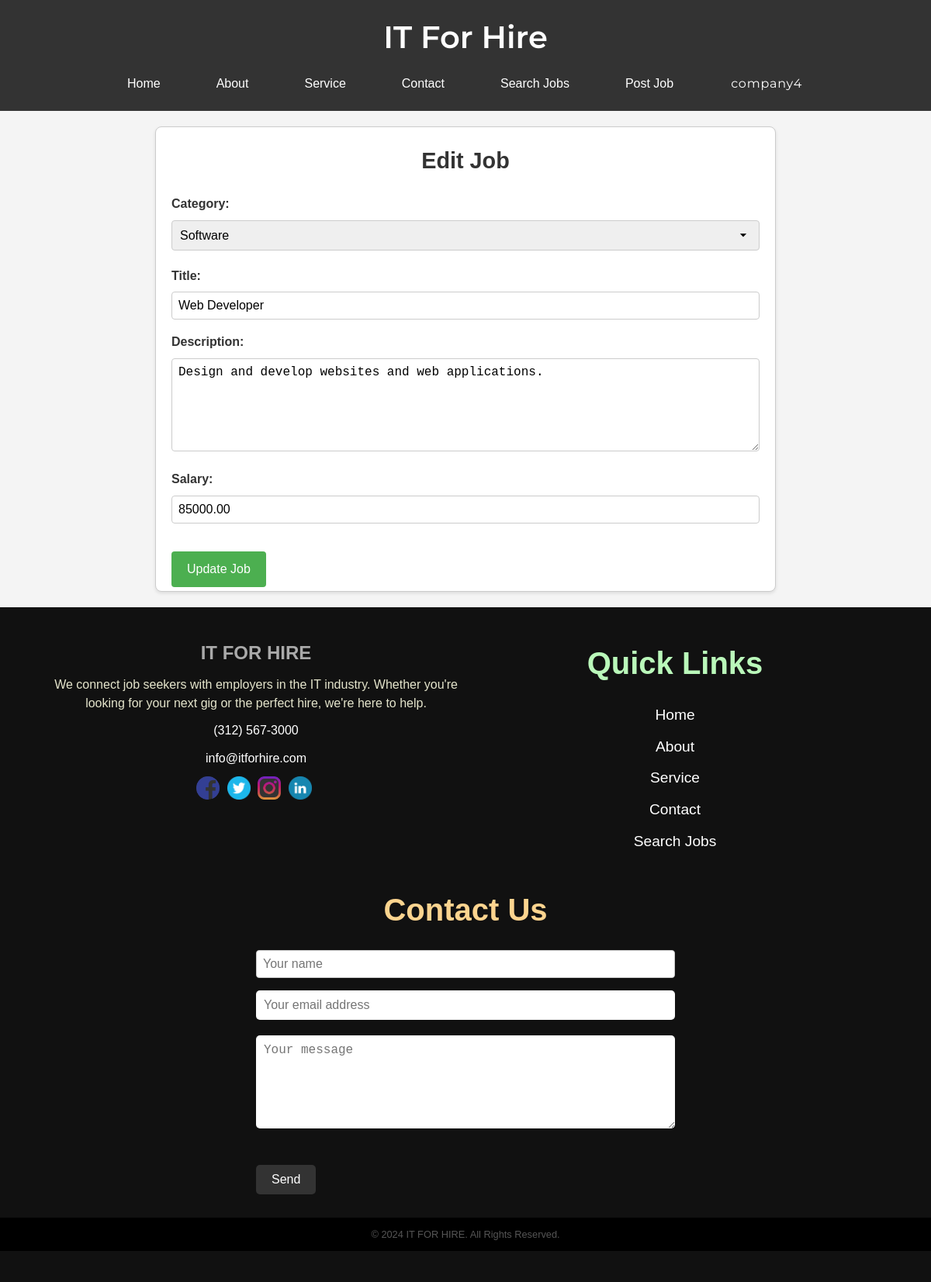
Screenshot of /edit_job.php?job_id=4 (signed in) with the database file from the repository.
### tables this page shows
CREATE TABLE jobs (
    job_id INT AUTO_INCREMENT PRIMARY KEY,
    company_id INT NOT NULL,
    category_id INT NOT NULL,
    title VARCHAR(255) NOT NULL,
    description TEXT,
    salary DECIMAL(10, 2),
    FOREIGN KEY (company_id) REFERENCES companies(company_id),
    FOREIGN KEY (category_id) REFERENCES categories(category_id)
);

### edit_job.php (the view, shortened to what this page needs)
<?php
include('db.php');
if (isset($_GET['job_id'])) {
    $job_id = $_GET['job_id'];
    $query = $conn->prepare("SELECT * FROM jobs WHERE job_id = ?");
    $query->bind_param("i", $job_id);
    $query->execute();
    $result = $query->get_result();
    if ($result->num_rows == 1) {
        $row = $result->fetch_assoc();
    } else {
        header("Location: posted_job.php");
        exit();
    }
} else {
    header("Location: posted_job.php");
    exit();
}
?>
<!DOCTYPE html>
<html lang="en">
<head>
</head>
<body>
    <?php include('header.php'); ?>
    <div class="container">
        <h2>Edit Job</h2>
        <form action="<?php echo htmlspecialchars($_SERVER["PHP_SELF"]) . '?job_id=' . $job_id; ?>" method="post">
            <label for="category_id">Category:</label>
            <select id="category_id" name="category_id">
                <?php
                include('db.php');
                $result = $conn->query("SELECT * FROM categories");
                while ($cat_row = $result->fetch_assoc()) {
                    $selected = ($cat_row['category_id'] == $row['category_id']) ? 'selected' : '';
                    echo "<option value=\"" . $cat_row['category_id'] . "\" $selected>" . $cat_row['name'] . "</option>";
                }
                ?>
            </select><br>
            <label for="title">Title:</label>
            <input type="text" id="title" name="title" value="<?php echo $row['title']; ?>"><br>
            <label for="description">Description:</label>
            <textarea id="description" name="description"><?php echo $row['description']; ?></textarea><br>
            <label for="salary">Salary:</label>
            <input type="text" id="salary" name="salary" value="<?php echo $row['salary']; ?>"><br>
            <input type="submit" value="Update Job">
        </form>
    </div>
    <?php include('footer.php'); ?>
</body>
</html>

### css/style.css (style rules this page uses)
:root { --header-bg-color: #333; }
body { font-family: Arial, sans-serif; background-color: #c9d0d4; margin: 0 auto; max-width: 1980px; }
h2 { font-size: 1.8rem; margin-bottom: 20px; color: #333; }
.container { position: relative; width: 100%; height: 400px; margin: 0 auto; padding: 20px; box-sizing: border-box; }
* { margin: 0; padding: 0; box-sizing: border-box; }
body { font-family: 'Montserrat', sans-serif; background-color: #f5f5f5; color: #333; line-height: 1.6; padding: 20px; }

### css/footer.css (style rules this page uses)
.contact-form input[type="email"], .contact-form textarea, form input[type="text"], form input[type="email"], form textarea { width: 100%; padding: 10px; margin-bottom: 20px; border: none; border-radius: 5px; font-size: 1rem; }
.contact-form textarea, form textarea { height: 120px; }
body { font-family: Arial, sans-serif; line-height: 1.6; margin: 0; padding: 0; background-color: #f4f4f4; }
form label { display: block; margin-bottom: 0.5rem; }

### edit_job.php (style rules this page uses)
.container { max-width: 800px; margin: 0 auto; padding: 20px; border: 1px solid #ccc; border-radius: 8px; background-color: #fff; box-shadow: 0 2px 4px rgba(0, 0, 0, 0.1); min-height: 600px; }
h2 { text-align: center; font-size: 2rem; margin-bottom: 30px; }
label { display: block; margin-bottom: 8px; font-weight: bold; }
select, input[type="text"], textarea { width: 100%; padding: 10px; margin-bottom: 20px; border: 1px solid #ccc; border-radius: 4px; font-size: 1rem; }
select { appearance: none; -webkit-appearance: none; -moz-appearance: none; background-repeat: no-repeat; background-position: right 10px center; background-size: 20px; padding-right: 40px; }
textarea { resize: vertical; min-height: 100px; }
input[type="submit"] { background-color: #4CAF50; color: white; padding: 14px 20px; margin-top: 20px; border: none; border-radius: 4px; cursor: pointer; font-size: 1rem; transition: background-color 0.3s; }

### footer.php (style rules this page uses)
form input[type="text"], form input[type="email"], form textarea { width: 100%; padding: 0.5rem; margin-bottom: 1rem; border: 1px solid #ccc; border-radius: 4px; box-sizing: border-box; }

### rows the page displays
jobs: title "Web Developer", description "Design and develop websites and web applications.", salary "85000.00"

### other values shown
$_SESSION['company_name'] "company4"
form field category_id "Software"
